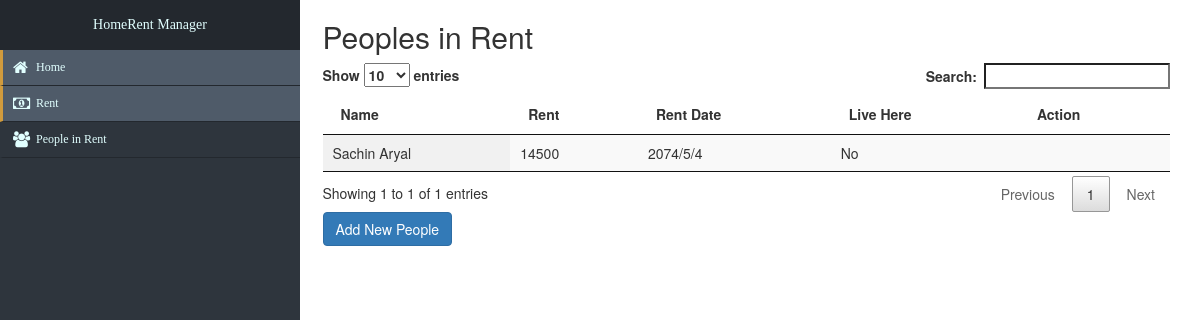
The page /people.php on the database its author committed.
### tables this page shows
CREATE TABLE `people` (
  `id` int(11) NOT NULL,
  `name` varchar(100) NOT NULL,
  `rent` varchar(100) NOT NULL,
  `rent_date` varchar(100) NOT NULL,
  `added_date` timestamp NOT NULL DEFAULT CURRENT_TIMESTAMP,
  `enabled` tinyint(1) NOT NULL DEFAULT '1'
);

### db_connect.php (called while the page is built, shortened)
<?php
function getPeople($conn){
    $query = "SELECT *FROM people ORDER BY added_date desc";
    $result = $conn->query($query);
    if($result->num_rows > 0){
        return mysqli_fetch_all($result, MYSQLI_ASSOC);
    }
    return [];
}

### people.php (the view, shortened to what this page needs)
<?php
include_once '_header.php';
$peoples = getPeople($conn);
?>
<div class="container">
    <div class="row">
        <div class="col-md-offset-3 col-md-9">
            <h2>Peoples in Rent</h2>
            <table id="people-list" class="display">
                <thead>
                <tr>
                    <th>Name</th>
                    <th>Rent</th>
                    <th>Rent Date</th>
                    <th>Live Here</th>
                    <th>Action</th>
                </tr>
                </thead>
                <tbody>
                <?php
                foreach ($peoples as $people){
                    ?>
                <tr>
                    <td><?php echo $people["name"] ?></td>
                    <td><?php echo $people["rent"] ?></td>
                    <td><?php echo $people["rent_date"] ?></td>
                    <td><?php echo ($people["enabled"]==1?'Yes': 'No') ?></td>
                    <td>
                    </td>
                </tr>
                    <?php
                }
                ?>
                </tbody>
            </table>
            <button type="button" class="btn btn-primary" data-toggle="modal" data-target="#myModal">Add New People</button>
        </div>
    </div>
</div>

### css/style.css (style rules this page uses)
body { margin: 0px; padding: 0px; }

### rows shown on the page
people: name "Sachin Aryal", rent "14500", rent_date "2074/5/4", enabled "No"
